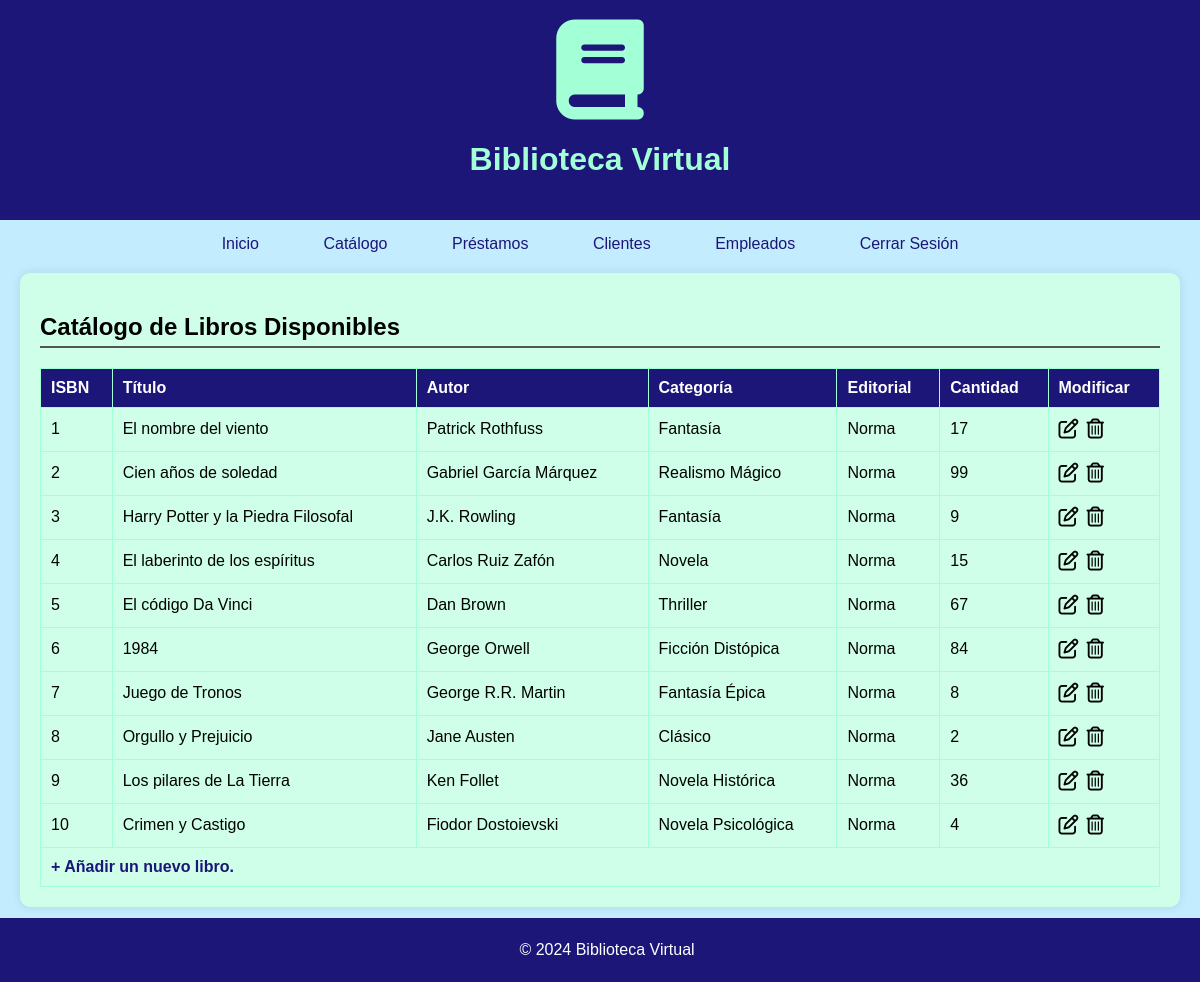
/catalogo.php, run on the app's committed database.
### tables this page shows
CREATE TABLE `libro` (
  `ISBN` int(8) NOT NULL,
  `titulo` varchar(255) NOT NULL,
  `autor` varchar(255) NOT NULL,
  `editorial` varchar(255) NOT NULL,
  `categoria` varchar(255) NOT NULL,
  `ejemplaresDisponibles` int(11) NOT NULL
);

### catalogo.php (the view, shortened to what this page needs)
<!DOCTYPE html>
<html lang="es">
    <head>
        <link rel="stylesheet" href="assets/style.css">
    </head>
    <body>
        <?php
            include('assets/menu.php');
            $libros = new Database();
            $sesion = $libros->login();
        ?>
        <article class="libros">
            <h1 id="Catalogo">Catálogo de Libros Disponibles</h1>
            <main>
                <table>
                    <thead>
                        <tr>
                            <?php
                                if($libros->emp == true) {
                                    echo "<th>ISBN</th>";
                                }
                            ?>
                            <th>Título</th>
                            <th>Autor</th>
                            <th>Categoría</th>
                            <th>Editorial</th>
                            <?php
                                if($libros->emp == true){
                                    ?>
                                    <th>Cantidad</th>
                                    <th>Modificar</th>
                                    <?php
                                }
                            ?>
                        </tr>
                    </thead>
                    <tbody>
                        <?php
                            $lista = $libros->mostrarElementos('libro');
                            while($row = mysqli_fetch_object($lista)){
                                $isbn = $row->ISBN;
                                $titulo = $row->titulo;
                                $autor = $row->autor;
                                $categoria = $row->categoria;
                                $editorial = $row->editorial;
                                $cantidad = $row->ejemplaresDisponibles;
                                ?>
                                <tr>
                                    <?php
                                        if ($libros->emp == true) {
                                            echo "<td>$isbn</td>";
                                        }
                                    ?>
                                    <td>
                                        <?php
                                            echo $titulo;
                                        ?>
                                    </td>
                                    <td>
                                        <?php
                                            echo $autor;
                                        ?>
                                    </td>
                                    <td>
                                        <?php
                                            echo $categoria;
                                        ?>
                                    </td>
                                    <td>
                                        <?php
                                            echo $editorial;
                                        ?>
                                    </td>
                                    <?php
                                        if ($libros->emp == true) {
                                            echo '<td>' . $cantidad . '</td><td><a class="boton" href="modificarLibro.php?isbn=<?php echo $isbn; ?>&mod"><i class="fa-regular fa-pen-to-square"></i></a>&ensp;<a class="boton" href="modificarLibro.php?isbn=<?php echo $isbn; ?>&del"><i class="fa-regular fa-trash-can"></i></a></td>';
                                        }
                                    ?>
                                </tr>
                                <?php
                            }
                            if ($libros->emp == true) {
                                echo '<tr><td colspan="8"><a class="add" href="agregarLibro.php">+ Añadir un nuevo libro.</a></td></tr>';
                            }
                        ?>
                    </tbody>
                </table>
            </main>
        </article>
    </body>
</html>

### assets/menu.php (shortened to what this page needs)
<?php
    class Database{
        public $iniSes = true;
        private $con;
        private $dbhost = "localhost";
        private $dbuser = "root";
        private $dbpass = "";
        private $dbname = "biblioteca";
        public function login() {
            if (!$this->iniSes) {
                header("Location: login.php");
            } else {
                ?>
                <div class="meniu">
                    <header>
                        <i class="fa-solid fa-book book"></i>
                        <h1>Biblioteca Virtual</h1>
                    </header>
                    <nav>
                        <ul>
                            <li><a href="index.php">Inicio</a></li>
                            <li><a href="catalogo.php">Catálogo</a></li>
                            <li><a href="prestamo.php">Préstamos</a></li>
                            <?php
                                $empleado = true;
                                $admin = true;
                                if($empleado){
                                    ?>
                                    <li><a href="clientes.php">Clientes</a></li>
                                    <?php
                                    if($admin){
                                        ?>
                                        <li><a href="empleados.php">Empleados</a></li>
                                        <?php
                                    }
                                }
                            ?>
                            <li><a href="index.php">Cerrar Sesión</a></li>
                        </ul>
                    </nav>
                    <footer>
                        <p>&copy; 2024 Biblioteca Virtual</p>
                    </footer>
                </div>
                <?php
            }
        }
        public function conectar() {
            $this->con = mysqli_connect($this->dbhost, $this->dbuser, $this->dbpass, $this->dbname);
        }
        public function mostrarElementos($elemento) {
            $elemento = $elemento;
            $sql = "SELECT * FROM `$elemento`";
            $res = mysqli_query($this->con, $sql);
            return $res;
        }
    }
?>

### assets/style.css (style rules this page uses)
:root { --navy: #1C1678; --lightBlue: #c3ecff; --mint: #A3FFD6; --clearColor: #cfffe9; }
body { font-family: Arial, sans-serif; margin: 0; padding: 0; background-color: var(--lightBlue); }
header { background-color: var(--navy); color: var(--mint); padding: 20px; text-align: center; }
i.book { font-size: 100px; }
nav ul { list-style-type: none; margin: 0; padding: 15px 0 0 0; text-align: center; }
nav ul li { display: inline; margin-right: 20px; }
nav ul li a { text-decoration: none; color: var(--navy); padding: 10px 20px; border-radius: 5px; transition: background-color 0.3s ease; }
article { background-color: var(--clearColor); margin: 20px 20px 75px 20px; padding: 20px; border-radius: 10px; box-shadow: 0 0 10px rgba(0, 0, 0, 0.1); }
article h1 { border-bottom: 2px solid #545454; padding-bottom: 5px; }
article main { margin-top: 10px; }
table { width: 100%; border-collapse: collapse; margin-top: 10px; }
table th, table td { padding: 10px; border: 1px solid var(--mint); }
table th { background-color: var(--navy); color: white; text-align: left; }
.add { color: var(--navy); font-size: 1em; font-weight: bold; text-decoration: none; }
.boton { font-size: 1.25em; color: black; }
footer { background-color: var(--navy); color: white; text-align: center; padding: 7px; margin: 0; position: fixed; bottom: 0; width: 100%; }

### data on the page
libro: ISBN "1", titulo "El nombre del viento", autor "Patrick Rothfuss", categoria "Fantasía", editorial "Norma", ejemplaresDisponibles "17"
libro: ISBN "2", titulo "Cien años de soledad", autor "Gabriel García Márquez", categoria "Realismo Mágico", editorial "Norma", ejemplaresDisponibles "99"
libro: ISBN "3", titulo "Harry Potter y la Piedra Filosofal", autor "J.K. Rowling", categoria "Fantasía", editorial "Norma", ejemplaresDisponibles "9"
libro: ISBN "4", titulo "El laberinto de los espíritus", autor "Carlos Ruiz Zafón", categoria "Novela", editorial "Norma", ejemplaresDisponibles "15"
libro: ISBN "5", titulo "El código Da Vinci", autor "Dan Brown", categoria "Thriller", editorial "Norma", ejemplaresDisponibles "67"
libro: ISBN "6", titulo "1984", autor "George Orwell", categoria "Ficción Distópica", editorial "Norma", ejemplaresDisponibles "84"
libro: ISBN "7", titulo "Juego de Tronos", autor "George R.R. Martin", categoria "Fantasía Épica", editorial "Norma", ejemplaresDisponibles "8"
libro: ISBN "8", titulo "Orgullo y Prejuicio", autor "Jane Austen", categoria "Clásico", editorial "Norma", ejemplaresDisponibles "2"
libro: ISBN "9", titulo "Los pilares de La Tierra", autor "Ken Follet", categoria "Novela Histórica", editorial "Norma", ejemplaresDisponibles "36"
libro: ISBN "10", titulo "Crimen y Castigo", autor "Fiodor Dostoievski", categoria "Novela Psicológica", editorial "Norma", ejemplaresDisponibles "4"
